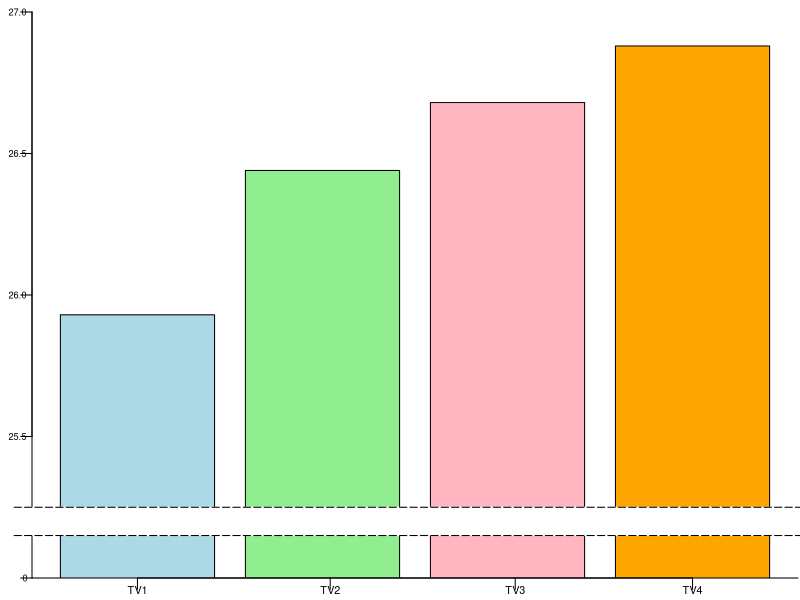

Reproduce this figure in R.
library(png)

datos = c(25.93, 26.44, 26.68, 26.88)

png("escalaBarras2.png", width=650, height=600, res = 300)
par(mar=c(1, 1.5, 0.5, 0) + 0.1, mgp = c(0,0,0))
t=0.6

barplot(height=datos,  
        col=c("lightblue", "lightgreen", "lightpink", "orange"),
        xlab="", ylab="", 
        ylim=c(25, 27), xpd = FALSE,  yaxt='n',
)
axis(1, at=c(0.7, 1.95, 3.15, 4.3), labels = c("TV1", "TV2", "TV3", "TV4"), 
     tck=-0.02, cex.axis=t+0.05, padj = -0)
axis(2, at=seq(25.5, 27, 0.5), las=1, tck=-0.02, hadj = 1.3, cex.axis=t-0.05)
axis(2, at=25, las=1, label="0", tck=-0.02, hadj = 1.9, cex.axis=t-0.05)
box(bty="l")

rect(-0.5, 25.15, 5, 25.25, col ="white", border = "white", xpd = TRUE)
segments(-0.1, 25.15, 5.2, 25.15, lty = 5, xpd = TRUE)
segments(-0.1, 25.25, 5.2, 25.25, lty = 5, xpd = TRUE)

dev.off()
